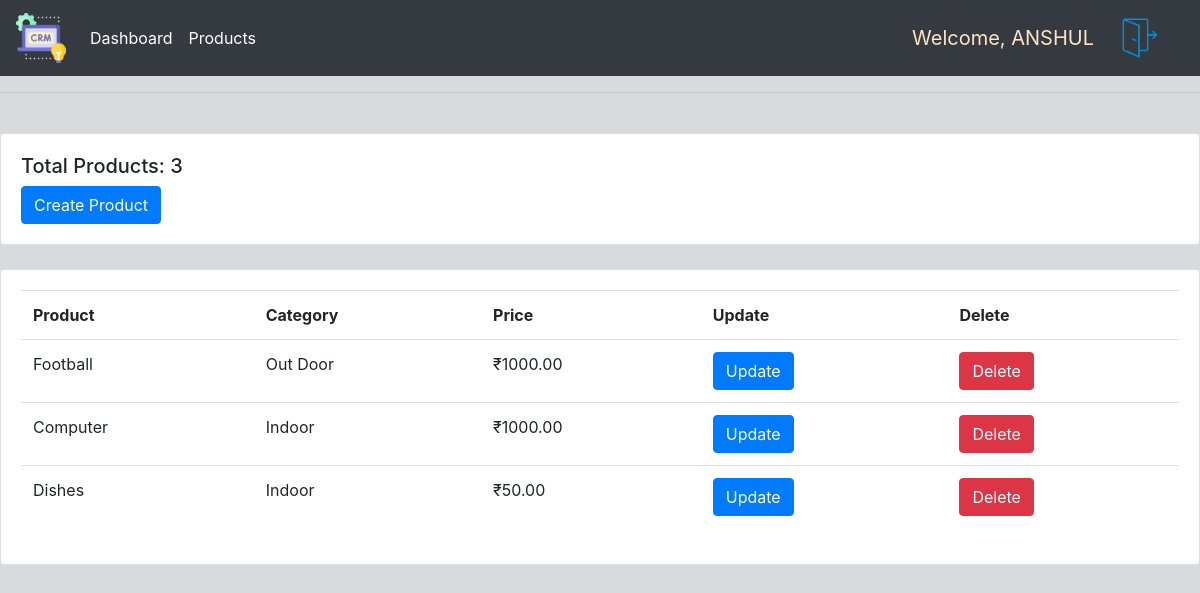
Screenshot of /products/ (signed in) with the database file from the repository.
### accounts/models.py (models this page shows, shortened)
class Product(models.Model):
    CATEGORY = (
        ('Indoor','Indoor'),
        ('Out Door','Out Door')
        )
    name = models.CharField(max_length = 200, null = True)
    price = models.FloatField(null = True)
    category = models.CharField(max_length = 50, null = True, choices = CATEGORY)
    description = models.CharField(max_length = 500, null = True, blank = True)
    date_created = models.DateTimeField(auto_now_add= True)
    tags = models.ManyToManyField(Tag)

### accounts/decorators.py (the view)
        def wrapper_func(request,*args,**kwargs):
            group = None
            if request.user.groups.exists():
                group = request.user.groups.all()[0].name
            if group in allowed_roles:
                return view_func(request,*args,**kwargs)
            else:
                return HttpResponse('You are not allowed to be here')
            return view_func(request,*args,**kwargs)

### accounts/views.py (called while the page is built)
@login_required(login_url='login')
@allowed_users(allowed_roles=['admin'])
def product(request):
    products = Product.objects.all()
    total_product = products.count()
    context = {'products':products,'total_product':total_product}
    return render(request, 'accounts/products.html',context)

### accounts/templates/accounts/products.html
{% extends 'accounts/main.html'%}
{%load static%}
{% block content %}
<br>
<div class="row">
    <div class="col-md">
        <div class="card card-body">
            <h5>Total Products: {{total_product}}</h5>
            <div>
             <a class="btn btn-primary" width = 50px href="{% url 'create_product' %}">Create Product</a>
            </div>
        </div>
        <br>
        <div class="card card-body">
            <table class="table">
                <tr>
                    <th>Product</th>
                    <th>Category</th>
                    <th>Price</th>
                    <th>Update</th>
                    <th>Delete</th>
                </tr>
                {% for product in products %}
                    <tr>
                        <td>{{product.name}}</td>
                        <td>{{product.category}}</td>
                        <td>₹{{product.price|floatformat:2}}</td>
                        <td><a class="btn btn-primary" href="{% url 'update_product' product.id %}">Update</a></td>
                        <td><a class="btn btn-danger" href="{% url 'delete_product' product.id %}">Delete</a></td>
                    </tr>
                {% endfor %}
            </table>
        </div>
    </div>
</div>
{% endblock %}

### accounts/templates/accounts/navbar.html (shortened to what this page needs)
{% load static%}
<nav class="navbar navbar-expand-lg navbar-dark bg-dark">
    <a class="navbar-brand" href="{% url 'home' %}">
        <img src="{%static 'images/crm.png'%}" width="50" height="50" alt="" id = "navbarImage">
    </a>
    <div class="collapse navbar-collapse" id="navbarNav">
      <ul class="navbar-nav">
        {% if request.user.is_staff%}
        <li class="nav-item active">
          <a class="nav-link" href="{% url 'home' %}">Dashboard </a>
        </li>
        <li class="nav-item active">
          <a class="nav-link" href="{% url 'products' %}">Products</a>
        </li>
        {%else%}
        <li class = "nav-item">
          <a class = "nav-link" href="{% url 'account' %}">
            <img src="{%static 'images/settings.png'%}" width="50" height="50" alt="" id = "navbarImage">
          </a>
        </li>
        {%endif%}
      </ul>
    </div>
    <span class = "hello-msg">Welcome, {{request.user|upper}}</span>
    <span class = "hello-msg">
      <a href="{% url 'logout' %}">
        <img src="{%static 'images/logout_new.png'%}" width="50" height="50" alt="" id = "navbarImage">
      </a>
    </span>
  </nav>

### static/css/main.css (style rules this page uses)
body { background-color: #a9aeb671; }

### accounts/templates/accounts/navbar.html (style rules this page uses)
.hello-msg { font-size: 20px; color: bisque; margin-right: 20px; }

### rows the page displays
Product: name "Football", category "Out Door", price "1000.00"
Product: name "Computer", category "Indoor", price "1000.00"
Product: name "Dishes", category "Indoor", price "50.00"

### other values shown
{{ request.user|upper }} "ANSHUL"
{{ total_product }} "3"
